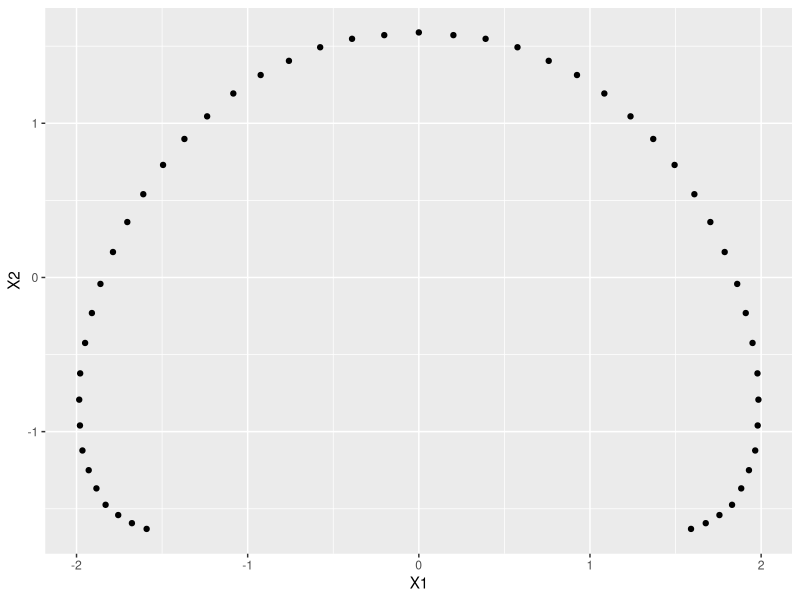

This chart was generated by the following R code: (Note: this script raises an error after producing the figure.)
## ---- chunk 1
library(tidyverse)
## ---- chunk 2

# create a 51 x 51 matrix based on the rule
M <- matrix(0, nrow = 51, ncol = 51)
for (i in 1:51) {
  for (j in 1:51) {
    if (i == j) {M[i,j] <- 9
    } else if (abs(i-j) >= 25) {
      M[i,j] <- 0
    } else if (abs(i-j) >= 22 & abs(i-j) <= 24) {
      M[i,j] <- 1
    } else if (abs(i-j) >= 19  & abs(i-j) <= 21) {
      M[i,j] <- 2
    } else if (abs(i-j) >= 16 & abs(i-j) <= 18) {
      M[i,j] <- 3
    } else if (abs(i-j) >= 13 & abs(i-j) <= 15) {
      M[i,j] <- 4
    } else if (abs(i-j) >= 10 & abs(i-j) <= 12) {
      M[i,j] <- 5
    } else if (abs(i-j) >= 7 & abs(i-j) <= 9) {
      M[i,j] <- 6
    } else if (abs(i-j) >= 4 & abs(i-j) <= 6) {
      M[i,j] <- 7
    } else if (abs(i-j) >= 1 & abs(i-j) <= 3) {
      M[i,j] <- 8}}}


#Convert these similarities into dissimilarities
d <- matrix(0, nrow = 51, ncol = 51)
for (i in 1:51) {
  for (j in 1:51) {
    d[i,j] <- sqrt(M[i,i] + M[j,j] - 2*M[i,j])}}

# use classical MDS on a distance matrix (so we need to create that matrix, too)


mds1 <- cmdscale(d, k = nrow(d) - 1, eig = TRUE) 
mds1 <- cmdscale(d, k = nrow(d) - 1, eig = TRUE) 

# cumulative eigen vaules
eigen_cum <- cumsum(mds1$eig^2) / sum(mds1$eig^2)

# cumulative sum of eigen values with absolute value 
head(cumsum(abs(mds1$eig)) / sum(abs(mds1$eig))) 



# turn into data frame and plot the points against the coordinates
points <- data.frame(mds1$points) 

# plot the data
points %>%
  ggplot(aes(x = X1, y = X2)) + geom_point()

## ---- chunk 3

# create a sample contingency table 
sample_table = matrix(c(1,3,4,2), nrow = 2, ncol = 2)  
sample_table

# write the function to apply to the sample table

chi_square_distances <- function(x) {
  
a <- t(t(x) / colSums(x))
ret <- sqrt(colSums((a[,rep(1:ncol(x), ncol(x))] - a[, rep(1:ncol(x), rep(ncol(x), ncol(x)))])^2 * sum(x) / rowSums(x)))
matrix(ret, ncol = ncol(x))
} 

# apply the function to the sampe table created 
chi_square_distances(sample_table) 

## ---- chunk 4

# load the data - imports as a distance matrix 
data("gardenflowers", package = "HSAUR2")

# run classical MDS 
# note there are 18 species so use k = 17 for maximum number of dimensions
mds_flowers <- cmdscale(gardenflowers, k = 17, eig = TRUE, add = TRUE) 

mds_flowers$eig


# cumulative eigen vaules; note use of head() function to limit outputs. Shows that 3 dimensions account for 
# most of variability in orginal data set 
head(cumsum(mds_flowers$eig^2) / sum(mds_flowers$eig^2)) 
plot(x = mds_flowers$points[, 1], y = mds_flowers$points[, 2])
#text(x, y, labels = rownames(gardenflowers), cex = 0.7)

